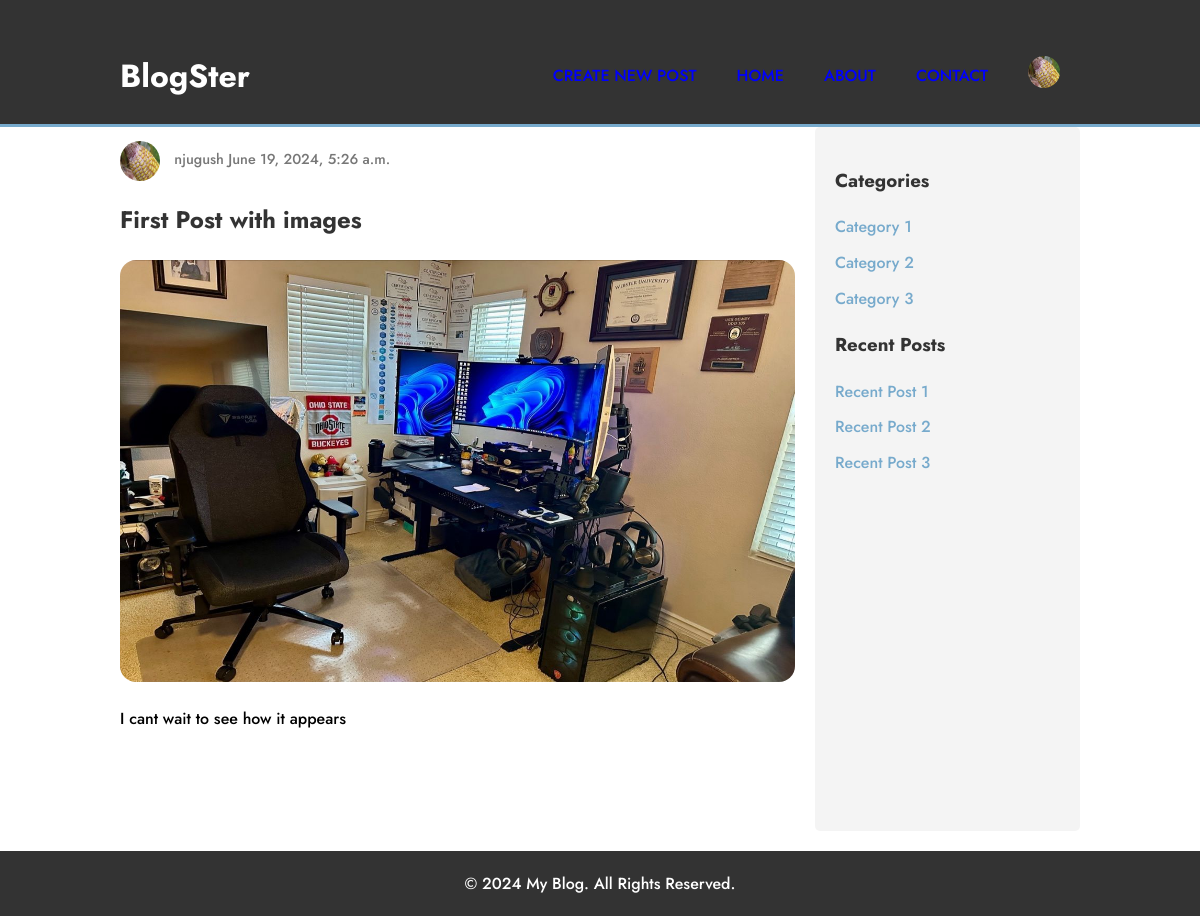
Screenshot of /post/12/ (signed in) with the database file from the repository.
### blog_app/models.py (models this page shows, shortened)
class UserProfile(models.Model):
    user = models.OneToOneField(User, on_delete=models.CASCADE)
    email = models.EmailField(max_length=254, blank=True)
    bio = models.TextField(blank=True)
    birth_date = models.DateField(null=True, blank=True)
    avatar = models.ImageField(upload_to='avatars/', default='avatars/default.jpg')

class Post(models.Model):
    title = models.CharField(max_length=100)
    content = models.TextField()
    date_posted = models.DateTimeField(default=timezone.now)
    author = models.ForeignKey(User, on_delete=models.CASCADE)
    image = models.ImageField(upload_to='post_images',blank=True,null = True)

### blog_app/views.py (the view)
# urls.py: path('post/<int:id>/',views.post_detail,name='post_detail'),
@login_required
def post_detail(request,id):
    post = get_object_or_404(Post,id=id)
    context = {
        "post":post
    }
    return render(request,'blog_app/detail.html',context)

### templates/blog_app/detail.html
{% extends 'blog_app/base.html' %}
{% block content %}
  <article class="post-detail">
    <p class="post-meta">
      {% if post.author.userprofile.avatar %}
        <img src="{{ post.author.userprofile.avatar.url }}" alt="{{ post.author.username }}" class="author-profile-image">
      {% endif %}
      {{ post.author }} {{ post.date_posted }}
    </p>
    <h2>{{ post.title }}</h2>
    <img src="{{ post.image.url }}" alt="Post Image" class="post-image2" />
    <p>{{ post.content }}</p>
  </article>
{% endblock %}

### templates/blog_app/base.html (shortened to what this page needs)
{% load static %}
<!DOCTYPE html>
<html lang="en">
  <head>
    <link rel="stylesheet" href="{% static "blogApp/main.css" %}" />
  </head>
  <body>
    <header>
      <div class="container">
        <h1>BlogSter</h1>
        <nav>
          <ul class = "nav_url">
            <li><a href="{% url 'post_create' %}" class="link">Create New Post</a></li>
            <li><a href="{% url 'home' %}" class="link">Home</a></li>
            <li><a href="#" class="link">About</a></li>
            <li><a href="#" class="link">Contact</a></li>
            <li ><a href="{% url 'profile' user.username %}" class="link"><img src ="{{user.userprofile.avatar.url }}" alt="Profile"class ="profile"/></a></li>
          </ul>
        </nav>
      </div>
    </header>
    <main class= 'container'>
        {% block content %}
        {% endblock %}
    <aside class="sidebar">
        <h3>Categories</h3>
        <ul>
          <li><a href="#">Category 1</a></li>
          <li><a href="#">Category 2</a></li>
          <li><a href="#">Category 3</a></li>
        </ul>
        <h3>Recent Posts</h3>
        <ul>
          <li><a href="#">Recent Post 1</a></li>
          <li><a href="#">Recent Post 2</a></li>
          <li><a href="#">Recent Post 3</a></li>
        </ul>
    </aside>
  </main>
  <footer>
      <div class="container">
        <p>&copy; 2024 My Blog. All Rights Reserved.</p>
      </div>
    </footer>
  </body>
</html>

### static/blogApp/main.css (style rules this page uses)
body { font-family: "Jost", sans-serif; font-weight: 500; line-height: 1.6; margin: 0; padding: 0; }
.container { width: 80%; margin: auto; overflow: hidden; }
.nav_url { display:flex; align-items: center; }
.profile { width: 2rem; height: 2rem; border-radius: 50%; }
header { background: #333; color: #fff; padding-top: 30px; min-height: 70px; border-bottom: #77aacc 3px solid; }
header a { color: #fff; text-decoration: none; text-transform: uppercase; font-size: 16px; }
header ul { padding: 0; list-style: none; }
header li { display: inline; padding: 0 20px 0 20px; }
.link { color: blue; }
header h1 { float: left; }
header nav { float: right; margin-top: 10px; }
main { display: flex; justify-content: space-between; margin-top: 20px; }
.post-meta { color: #777; font-size: 0.9em; }
.post-detail { flex: 3; margin-right: 20px; }
.post-detail h2 { color: #333; }
.post-image2 { width: 100%; height: 60%; border-radius: 1rem; }
.sidebar { flex: 1; background: #f4f4f4; padding: 20px; border-radius: 5px; }
.sidebar h3 { color: #333; }
.sidebar ul { list-style: none; padding: 0; }
.sidebar li { margin-bottom: 10px; }
.sidebar a { text-decoration: none; color: #77aacc; }
.author-profile-image { width: 40px; height: 40px; border-radius: 50%; margin-right: 10px; vertical-align: middle; }
footer { flex-shrink: 0; margin-top: auto; background: #333; color: #fff; text-align: center; padding: 20px 0; margin-top: 20px; }
footer p { margin: 0; }

### rows the page displays
Post: author.userprofile.avatar (picture), author "njugush", date_posted "June 19, 2024, 5:26 a.m.", title "First Post with images", image (picture), content "I cant wait to see how it appears"
